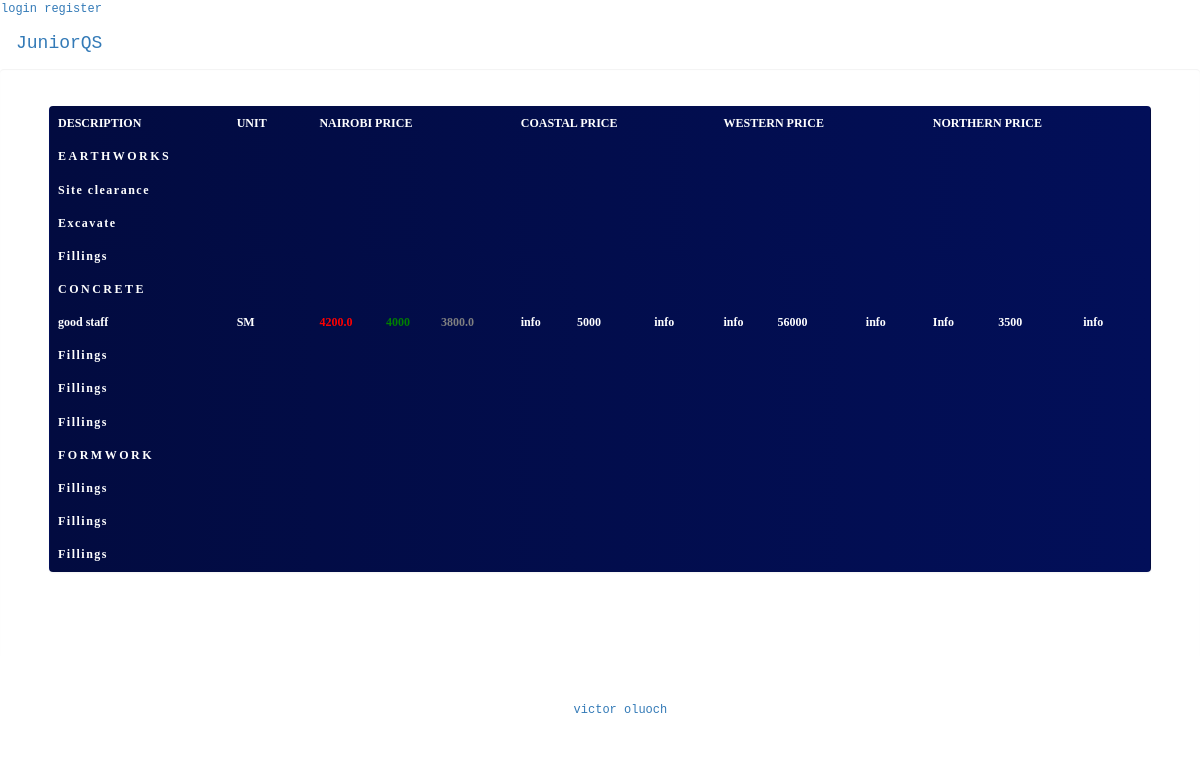
Page /home on the earlier database version.
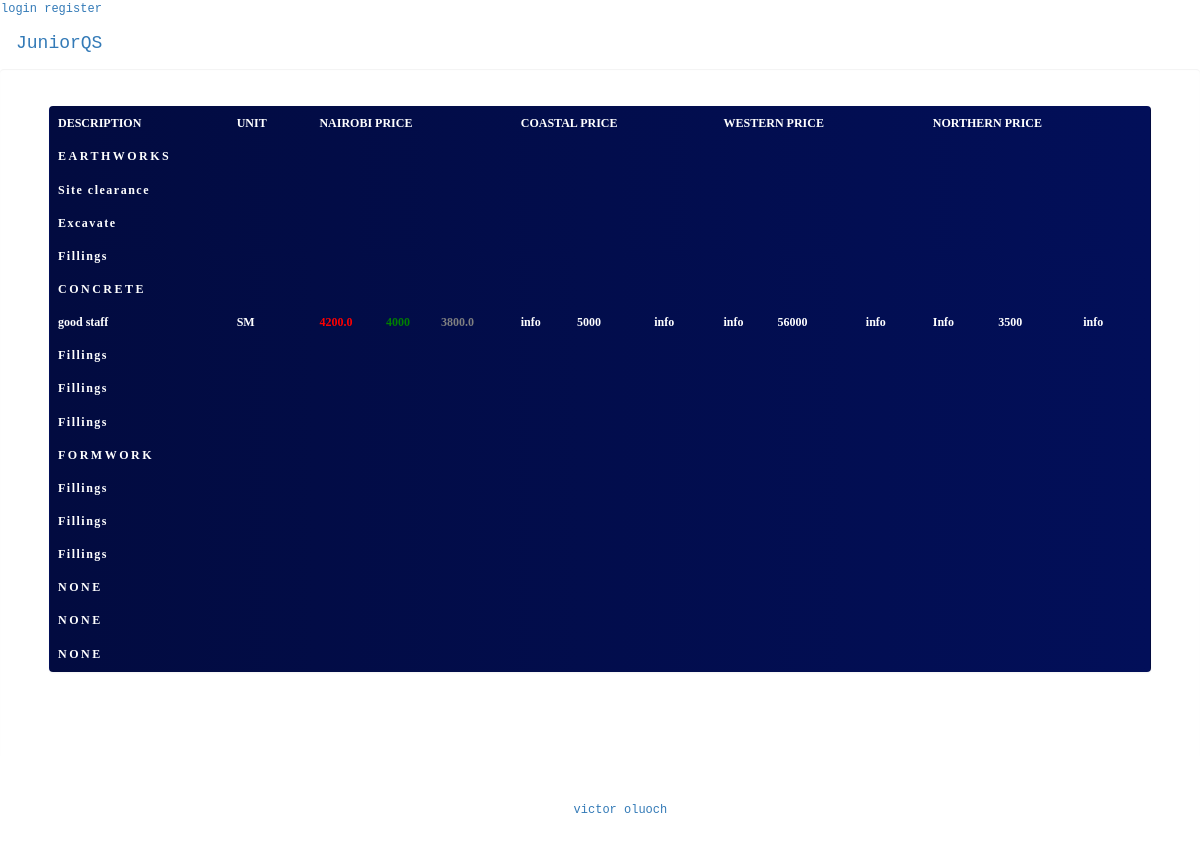
Same page on the later database version.
### app/models.py (models this page shows, shortened)
class Category(db.Model):
    id = db.Column(db.Integer, primary_key=True)
    subcategory_id = db.relationship('Subcategory', backref='subcategory', lazy='dynamic')
    description_id = db.relationship('Description', backref='desc', lazy='dynamic')
    name = db.Column(db.String(250))

class Subcategory(db.Model):
    id = db.Column(db.Integer, primary_key=True)
    description_id = db.relationship('Description', backref='description', lazy='dynamic')
    category = db.Column(db.Integer, db.ForeignKey('category.id'))
    name = db.Column(db.String(250))

class Description(db.Model):
    id = db.Column(db.Integer, primary_key=True)
    unit = db.Column(db.String(250), nullable=False)
    subcategory_id = db.Column(db.Integer, db.ForeignKey('subcategory.id'), nullable=False)
    category_id = db.Column(db.Integer, db.ForeignKey('category.id'), nullable=False)
    nairobi_region = db.Column(db.Integer)
    coastal_region = db.Column(db.Integer)
    western_region = db.Column(db.Integer)
    nothern_region = db.Column(db.Integer)
    name = db.Column(db.String(250), nullable=False)

### app/routes.py (the view)
@app.route('/', methods=['GET'])
@app.route('/home', methods=['GET'])
def home():
    cat = Category.query.all()
    desc = Description.query.all()
    subcategory = Subcategory.query.all()
    return render_template('dashboard.html', cat=cat, desc=desc, subcategory=subcategory)

### app/templates/dashboard.html (shortened to what this page needs)
<!DOCTYPE html>
<html>
    <head>
    <link rel="stylesheet" href="./static/styles/bootstrap.min.css">
    <link rel="stylesheet" href="./static/styles/bootstrap-theme.min.css">
    <link rel="stylesheet" href="./static/styles/font-awesome.min.css">
    <link rel="stylesheet" href="./static/css/font-awesome-animation.min.css">
    <link rel="stylesheet" href="https://stackpath.bootstrapcdn.com/font-awesome/4.7.0/css/font-awesome.min.css"><script src="https://kit.fontawesome.com/e6bee6f630.js"></script>
    <link rel="stylesheet" href="./static/css/main.css">
    <body>
        <nav class="navbar">
            {% if current_user.is_authenticated%}
            {% if current_user.is_admin == True%}
            <a href="{{url_for('home')}}">Dashboard</a>
            {% endif%}
        <a href="{{url_for('logout')}}">logout</a>
        {% else %}
        <a href="{{url_for('login')}}">login</a>
        <a href="{{url_for('register')}}">register</a>
        {% endif %}
            <div class="container-fluid">
                <div class="navbar-header">
                    <a class="navbar-brand" style="margin-top:2">
                        JuniorQS
                    </a>
                </div>
                </div>
        </nav>
<div class="pannel-main">
    <div class="row">
        <div class="col-sm-12">
            <div class="row">
                <div class="col-sm-12">
                </div>
            </div>
        </div>
    </div>
    <div class="row">
        <div class="col-sm-12">
            <div class="col-sm-12" id="itemsListDiv">
                <div class="row">
                    <div class="col-sm-12" id="itemsListTable">
<div class="col-sm-6">
   <br></div>
<div class="col-xs-12">
    <div class="panel" style="background-image: linear-gradient(to right, #020B40, #020F59); color: white;">
                <div class="table table-responsive">
            <table class="table" style="background-image: linear-gradient(to right, #020B40, #020F59); opacity: 1; color: white; font-family: Georgia, 'Times New Roman', Times, serif; font-weight: bolder;">
                <thead>
                    <tr style="background-color: transparent;">
                        <th>DESCRIPTION</th>
                        <th>UNIT</th>
                        <th>NAIROBI PRICE</th>
                        <th>COASTAL PRICE</th>
                        <th>WESTERN PRICE</th>
                        <th>NORTHERN PRICE</th>
                    </tr>
                </thead>
                <tbody>
                    <tr>
                        {% for det in cat%}
						<td class="panel-heading" style="font-weight: bolder; text-transform: uppercase; color: white; letter-spacing: .25rem;" colspan="8">{{det.name}}</td>
					</tr>
					{% for sub in subcategory%}
							{%if sub.category == det.id%}
							<tr class="subcategory">
								<td style="font-weight:700; color: white; letter-spacing: .15rem;" colspan="8">{{sub.name}}</td>
							</tr>
						{%endif%}
						{% for details in desc%}
							<tr class="desc">
								{%if details.subcategory_id == sub.id and details.category_id == det.id %}
                                    <td>{{details.name}}</td>
									<td>{{details.unit}}</td>
									<td>
                                        <table>
                                            <tr>
                                                <td style="color: red;" class="large_font">{{details.nairobi_region * 1.05}}</td>
                                                <td style="color: green;" class="large_font">&nbsp;{{details.nairobi_region}}&nbsp;</td>
                                                <td style="color: gray;" class="large_font">{{details.nairobi_region * 0.95}}</td>
                                            </tr>
                                        </table>
                                    </td>
									<td>
                                        <table>
                                            <tr>
                                                <td class="large_font">info</td>
                                                <td class="large_font">&nbsp;{{details.coastal_region}}&nbsp;</td>
                                                <td class="large_font">info</td>
                                            </tr>
                                        </table>
                                    </td>
									<td>
                                        <table>
                                            <tr>
                                                <td class="large_font">info</td>
                                                <td class="large_font">&nbsp;{{details.western_region}}&nbsp;</td>
                                                <td class="large_font">info</td>
                                            </tr>
                                        </table>
                                    </td>
                                    <td>
                                        <table>
                                            <tr>
                                                <td class="large_font">Info</td>
                                                <td class="large_font">&nbsp;{{details.nothern_region}}&nbsp;</td>
                                                <td class="large_font">info</td>
                                            </tr>
                                        </table>
                                    </td>
								{% endif %}
							</tr>
						{%endfor%}
					{%endfor%}
				{% endfor%}
               </tbody>
            </table>
        </div>
            </div>
</div>
<div class="col-sm-12 text-center">
</div>
</div>
                </div>
            </div>
        </div>
    </div>
</div>
        <footer class="container-fluid text-center hidden-print">
            <p>
                <i class="fa fa-copyright"></i>
                Copyright <a href="http://www.vicjuma945.com/">victor oluoch</a> (2020)
            </p>
        </footer>

### app/static/css/main.css (style rules this page uses)
.navbar { margin-bottom: 0; border-radius: 0; }
td, th, table { border: none !important; }
table { width: 100% !important; }
footer { background-color: transparent; color: white; padding: 25px; }
.pannel-main { min-height: 20px; padding: 19px; margin-bottom: 20px; border: none; border-radius: 4px; -webkit-box-shadow: inset 0 1px 1px rgba(0, 0, 0, .05); box-shadow: inset 0 1px 1px rgba(0, 0, 0, .05); }
body { background-color: #f5f5f5; background: url(./../images/background.jpg); font-size: 12px; font-family:monospace }

Differences in the rows shown:
added Category: name "NONE"
added Category: name "NONE"
added Category: name "NONE"
